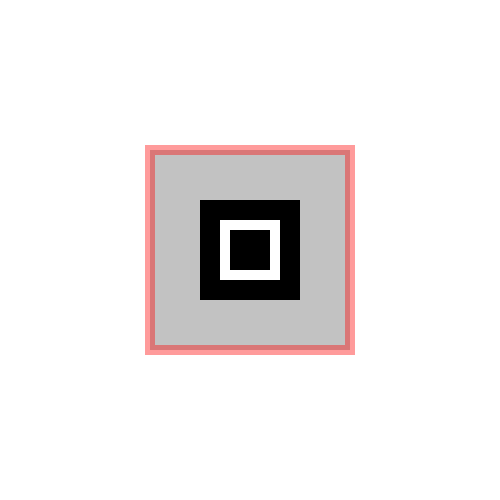
Frame 1 (no input)
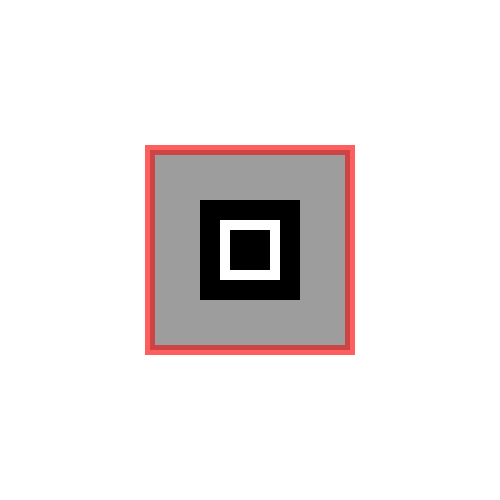
Frame 2 (the mouse pressed at the canvas centre, redrawn once)

The p5.js sketch that drew these frames (run headless with seeded random() and noise() and a simulated clock; the mouse was pressed at the canvas centre and the sketch redrawn once):

// p5.js sketch
// ── sketch.js
function  setup() {

	createCanvas(500, 500);
	background(255, 255, 255);
	rectMode(CENTER);
	noLoop();

}

function draw() {


	fill(100, 100, 100, 100);
	strokeWeight(10);
	stroke(255, 0, 0, 100);
	rect(250, 250, 200, 200);

	fill(0, 0, 0, 255);
	noStroke();
	rect(250, 250, 100, 100);

	noFill();
	stroke(255);
	strokeWeight(10);
	rect(250, 250, 50, 50);

}
